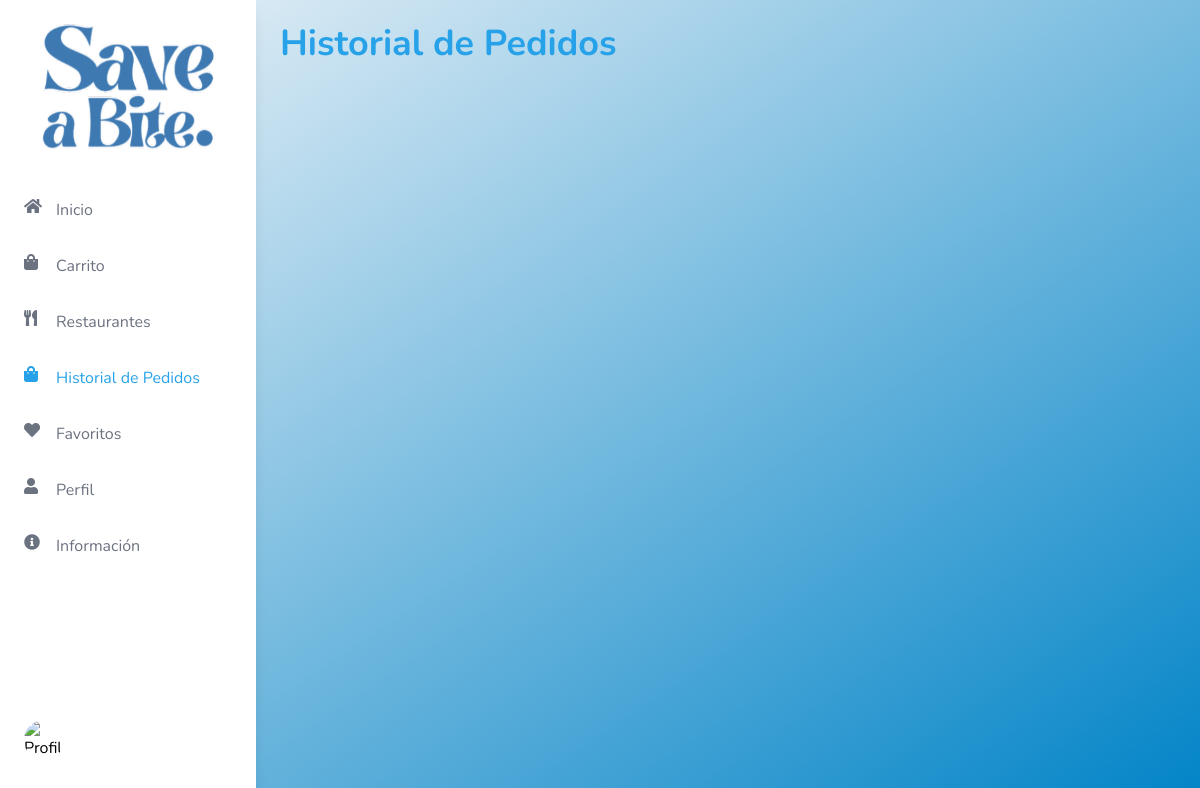
Page /pedidos_cliente (signed in) on the earlier database version.
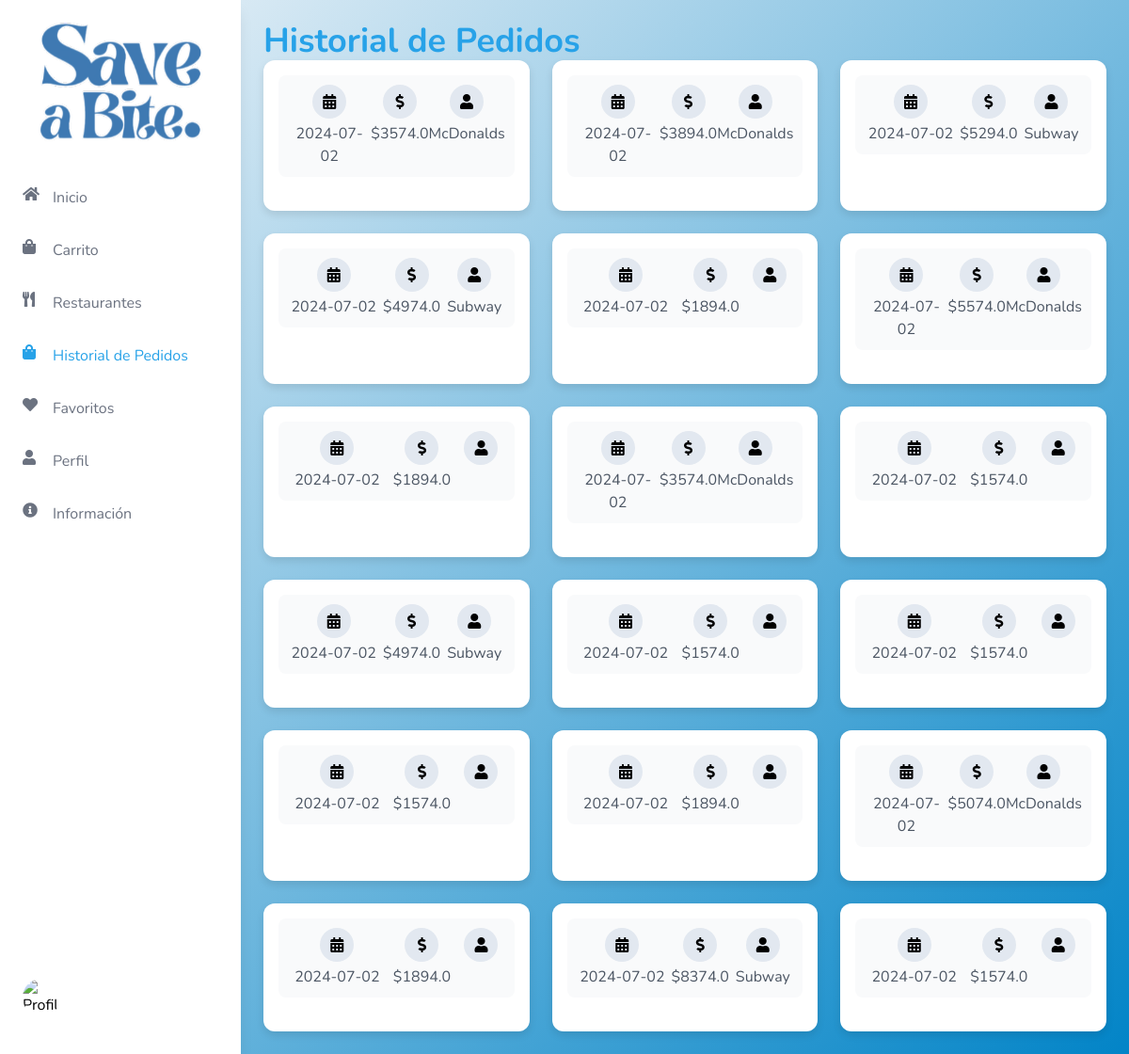
Same page on the later database version.
### tables this page shows
CREATE TABLE pedidos2 (
            id INTEGER PRIMARY KEY AUTOINCREMENT,
            usuario_id INTEGER NOT NULL,
            fecha DATE NOT NULL,
            total REAL NOT NULL,
            empresa_id INTEGER NOT NULL,
            empresa TEXT NOT NULL,
            metodo_pago TEXT,
            entregado BOOLEAN NOT NULL DEFAULT 0,
            FOREIGN KEY (empresa_id) REFERENCES usuarioEmpresa (id),
            FOREIGN KEY (usuario_id) REFERENCES usuarios (id)
        );

### app.py (the view)
@app.route("/pedidos_cliente")
def pedidos_cliente():
    user_id = session.get('user_id')
    conn = get_db_connection()
    cursor = conn.cursor()
    pedidos = cursor.execute('''
        SELECT id, fecha, total, empresa, empresa_id
        FROM pedidos2
        WHERE usuario_id = ?
        ORDER BY fecha DESC
    ''', (user_id,)).fetchall()
    conn.close()
    return render_template('general/pedidosCliente.html', pedidos=pedidos)

### app.py (called while the page is built)
def get_db_connection():
    conn = sqlite3.connect('flask_db.db')
    conn.row_factory = sqlite3.Row
    return conn

### templates/general/pedidosCliente.html (shortened to what this page needs)
<!DOCTYPE html>
<html lang="es">
<head>
    <script src="https://cdn.tailwindcss.com"></script>
    <link href="https://cdnjs.cloudflare.com/ajax/libs/font-awesome/5.15.3/css/all.min.css" rel="stylesheet">
</head>
<body class="flex">
    {% include 'Sidebars/SidebarUsuario.html' %}
        <div class="flex-1 p-6 content ml-64">
            <div class="header">
                <h1 class="text-4xl font-bold text-custom-blue">Historial de Pedidos</h1>
            </div>
            <div class="grid grid-cols-1 md:grid-cols-2 lg:grid-cols-3 gap-6" id="history-list">
                {% for order in pedidos|reverse %}
                <div class="order-card">
                    <div class="info">
                        <div>
                            <div class="info-icon"><i class="fas fa-calendar-alt"></i></div>
                            <p class="text-gray-600">{{ order['fecha'] }}</p>
                        </div>
                        <div>
                            <div class="info-icon"><i class="fas fa-dollar-sign"></i></div>
                            <p class="text-gray-600">${{ order['total'] }}</p>
                        </div>
                        <div>
                            <div class="info-icon"><i class="fas fa-user"></i></div>
                            <p class="text-gray-600">{{ order['empresa'] }}</p>
                        </div>
                    </div>
                </div>
                {% endfor %}
            </div>
        </div>
    </body>
</html>

### templates/Sidebars/SidebarUsuario.html (shortened to what this page needs)
<!DOCTYPE html>
<html lang="es">
<head>
    <script src="https://cdn.tailwindcss.com"></script>
    <link href="https://cdnjs.cloudflare.com/ajax/libs/font-awesome/5.15.3/css/all.min.css" rel="stylesheet">
</head>
<body class="flex">
    <div class="flex flex-col h-screen bg-white w-64 p-6 shadow-lg fixed">
        <div class="flex justify-center mb-8">
            <img src="{{ url_for('static', filename='img/logo.png') }}" class="logo w-44" alt="Save a Bite Logo"/>
        </div>
        <div class="nav-item {% if request.path == url_for('menu') %}active{% endif %}">
            <i class="fas fa-home"></i>
            <a href="{{ url_for('menu') }}" class="text-decoration-none">Inicio</a>
        </div>
        <div class="nav-item {% if request.path == url_for('carrito') %}active{% endif %}">
            <i class="fas fa-shopping-bag"></i>
            <a href="{{ url_for('carrito') }}" class="text-decoration-none">Carrito</a>
        </div>
        <div class="nav-item {% if request.path == url_for('restaurantes') %}active{% endif %}">
            <i class="fas fa-utensils"></i>
            <a href="{{ url_for('restaurantes') }}" class="text-decoration-none">Restaurantes</a>
        </div>
        <div class="nav-item {% if request.path == url_for('pedidos_cliente') %}active{% endif %}">
            <i class="fas fa-shopping-bag"></i>
            <a href="{{ url_for('pedidos_cliente') }}" class="text-decoration-none">Historial de Pedidos</a>
        </div>
        <div class="nav-item {% if request.path == url_for('favoritos') %}active{% endif %}">
            <i class="fas fa-heart"></i>
            <a href="{{ url_for('favoritos') }}" class="text-decoration-none">Favoritos</a>
        </div>
        <div class="nav-item {% if request.path == url_for('perfil_usuario') %}active{% endif %}">
            <i class="fas fa-user"></i>
            <a href="{{ url_for('perfil_usuario') }}" class="text-decoration-none">Perfil</a>
        </div>
        <div class="nav-item {% if request.path == url_for('informacionUsuario') %}active{% endif %}">
            <i class="fas fa-info-circle"></i>
            <a href="{{ url_for('informacionUsuario') }}" class="text-decoration-none">Información</a>
        </div>
        <div class="profile mt-auto">
            <img src="{{ url_for('static', filename='uploads/' ~ user_image) }}" alt="Profile">
        </div>
    </div>
</body>
</html>

### templates/general/pedidosCliente.html (style rules this page uses)
body { font-family: 'Nunito', sans-serif; background: linear-gradient(to bottom right, #f1f5f9, #0284c7); overflow: hidden; }
.text-custom-blue { color: #27a2e8; }
.order-card { background-color: white; border-radius: 12px; box-shadow: 0 4px 8px rgba(0, 0, 0, 0.1); padding: 16px; transition: transform 0.2s; overflow: hidden; display: flex; flex-direction: column; align-items: center; height: 100%; margin-bottom: 20px; }
.order-card .info { display: flex; justify-content: space-around; width: 100%; padding: 10px; background-color: #f9fafb; border-radius: 8px; }
.order-card .info div { text-align: center; display: flex; flex-direction: column; align-items: center; }
.info-icon { display: flex; align-items: center; justify-content: center; background-color: #e2e8f0; border-radius: 50%; width: 36px; height: 36px; margin-bottom: 4px; }
.content { overflow-y: auto; height: 100vh; padding: 20px; margin-left: 16rem; }

### templates/Sidebars/SidebarUsuario.html (style rules this page uses)
body { font-family: 'Nunito', sans-serif; background: linear-gradient(to bottom right, #f1f5f9, #0284c7); overflow: hidden; }
.text-custom-blue { color: #27a2e8; }
.nav-item { margin: 1rem 0; display: flex; align-items: center; color: #6b7280; transition: color 0.3s ease; }
.nav-item i { height: 24px; width: 24px; margin-right: 0.5rem; }
.nav-item:hover, .nav-item.active { color: #27a2e8; }
.profile { display: flex; align-items: center; margin-top: auto; margin-bottom: 1rem; }
.profile img { height: 40px; width: 40px; border-radius: 50%; margin-right: 0.5rem; }

Differences in the rows shown:
added pedidos2: fecha "2024-07-02", total "3574.0", empresa "McDonalds"
added pedidos2: fecha "2024-07-02", total "3894.0", empresa "McDonalds"
added pedidos2: fecha "2024-07-02", total "5294.0", empresa "Subway"
added pedidos2: fecha "2024-07-02", total "4974.0", empresa "Subway"
added pedidos2: fecha "2024-07-02", total "1894.0"
added pedidos2: fecha "2024-07-02", total "5574.0", empresa "McDonalds"
added pedidos2: fecha "2024-07-02", total "1894.0"
added pedidos2: fecha "2024-07-02", total "3574.0", empresa "McDonalds"
added pedidos2: fecha "2024-07-02", total "1574.0"
added pedidos2: fecha "2024-07-02", total "4974.0", empresa "Subway"
added pedidos2: fecha "2024-07-02", total "1574.0"
added pedidos2: fecha "2024-07-02", total "1574.0"
added pedidos2: fecha "2024-07-02", total "1574.0"
added pedidos2: fecha "2024-07-02", total "1894.0"
added pedidos2: fecha "2024-07-02", total "5074.0", empresa "McDonalds"
added pedidos2: fecha "2024-07-02", total "1894.0"
added pedidos2: fecha "2024-07-02", total "8374.0", empresa "Subway"
added pedidos2: fecha "2024-07-02", total "1574.0"
